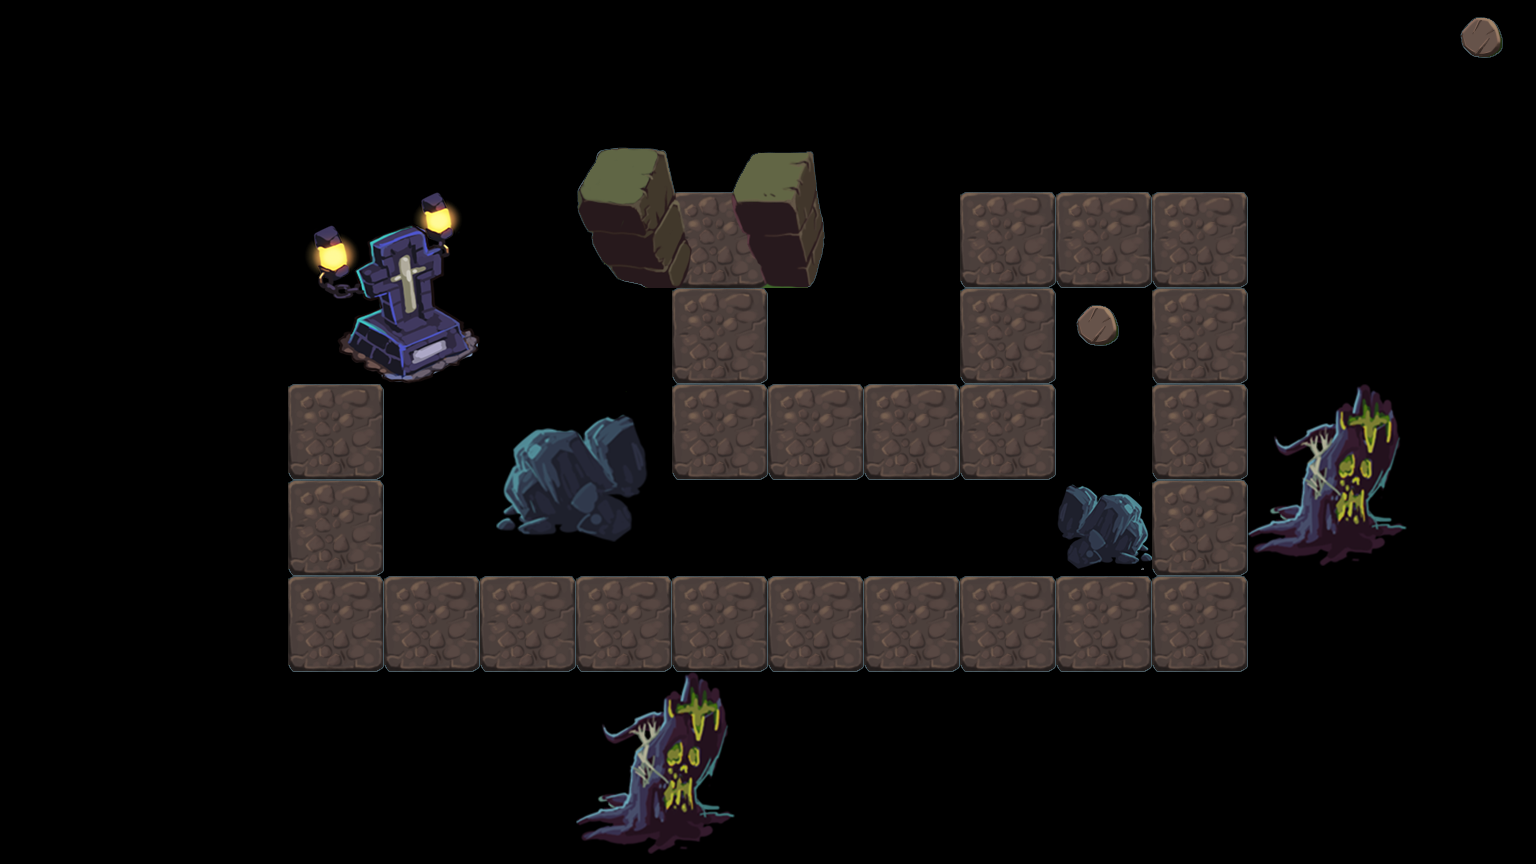

A level layout from a 2D game, rendered from its tile map. Below: a short description, then the map file with tile-grid data replaced by summaries:
An orthogonal 16x9 tile map with 96x96 px tiles, 1 tile layer (bg) and 8 objects (0, 1, 2, 3, 4, ...).

<map version="1.0" orientation="orthogonal" renderorder="right-down" width="16" height="9" tilewidth="96" tileheight="96" nextobjectid="9">
 <tileset firstgid="1" name="tiles" tilewidth="96" tileheight="96">
  <image source="tiles.png" trans="ff00ff" width="768" height="576" />
  <tile id="0">
   <properties>
    <property name="canTouch" value="0" />
   </properties>
  </tile>
  <tile id="23">
   <properties>
    <property name="canTouch" value="1" />
   </properties>
  </tile>
  <tile id="38">
   <properties>
    <property name="" value="" />
   </properties>
  </tile>
 </tileset>
 <layer name="bg" width="16" height="9">
  <data>[144 cells, 143 non-empty, 22 distinct tile ids]</data>
 </layer>
 <objectgroup name="obj">
  <object id="1" name="0" x="715" y="233" />
  <object id="2" name="1" x="742" y="400" />
  <object id="3" name="2" x="985" y="394" />
  <object id="4" name="3" x="1018" y="218" />
  <object id="5" name="4" x="1218" y="215" />
  <object id="6" name="5" x="1185" y="585" />
  <object id="7" name="6" x="327" y="594" />
  <object id="8" name="7" x="358" y="330" />
 </objectgroup>
</map>
